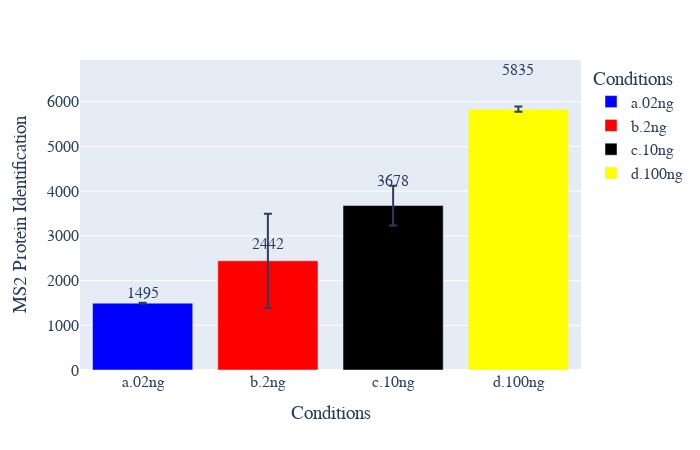

The notebook cell this image was saved under:
### Code cell
#ID plot(protein and peptides)
plot_options={
            "mean label": "True",
            "error bar": "stdev",
            "X Title": "Conditions",
            "Y Title": "MS2 Protein Identification",
            "color": ["blue", "red", "black", "yellow", "green", "purple",
                      "orange", "brown", "pink", "gray", "olive", "cyan"],
            "width": 700,
            "height": 450,
            "font": dict(size=16, family="Arial black"),
            "ID mode": "MS2",
            "help for information only": \
            "Mean label options: True or False." \
            "error bar options: stdev or ci95." \
            "color: the first few colors will be used"
            "ID mode options: total, MS2, stacked." \
        }
plot_options["plot_type"] = "1" # 1 is protein, 2 is peptide
figure ,_ ,_ =ID_plots(data_obj, plot_options, saved_settings,username="LL1110_RAW_protein")
figure.show()
#figure.write_image("images/test.svg")

### Figure 1 — Plotly figure (JSON) as saved in the notebook; plotly's stock layout.template omitted (floating-point values rounded to 4 significant figures)
{"data": [{"alignmentgroup": "True", "error_y": {"array": [8.544]}, "hovertemplate": "Conditions=%{x}<br>IDs=%{y}<extra></extra>", "legendgroup": "a.02ng", "marker": {"color": "blue", "pattern": {"shape": ""}}, "name": "a.02ng", "offsetgroup": "a.02ng", "orientation": "v", "showlegend": true, "textposition": "auto", "type": "bar", "x": ["a.02ng"], "xaxis": "x", "y": [1495], "yaxis": "y"}, {"alignmentgroup": "True", "error_y": {"array": [1053.0]}, "hovertemplate": "Conditions=%{x}<br>IDs=%{y}<extra></extra>", "legendgroup": "b.2ng", "marker": {"color": "red", "pattern": {"shape": ""}}, "name": "b.2ng", "offsetgroup": "b.2ng", "orientation": "v", "showlegend": true, "textposition": "auto", "type": "bar", "x": ["b.2ng"], "xaxis": "x", "y": [2442.0], "yaxis": "y"}, {"alignmentgroup": "True", "error_y": {"array": [443.7]}, "hovertemplate": "Conditions=%{x}<br>IDs=%{y}<extra></extra>", "legendgroup": "c.10ng", "marker": {"color": "black", "pattern": {"shape": ""}}, "name": "c.10ng", "offsetgroup": "c.10ng", "orientation": "v", "showlegend": true, "textposition": "auto", "type": "bar", "x": ["c.10ng"], "xaxis": "x", "y": [3678.0], "yaxis": "y"}, {"alignmentgroup": "True", "error_y": {"array": [56.63]}, "hovertemplate": "Conditions=%{x}<br>IDs=%{y}<extra></extra>", "legendgroup": "d.100ng", "marker": {"color": "yellow", "pattern": {"shape": ""}}, "name": "d.100ng", "offsetgroup": "d.100ng", "orientation": "v", "showlegend": true, "textposition": "auto", "type": "bar", "x": ["d.100ng"], "xaxis": "x", "y": [5835], "yaxis": "y"}], "layout": {"annotations": [{"showarrow": false, "text": "1495", "x": "a.02ng", "y": 1719.0}, {"showarrow": false, "text": "2442", "x": "b.2ng", "y": 2808.0}, {"showarrow": false, "text": "3678", "x": "c.10ng", "y": 4230.0}, {"showarrow": false, "text": "5835", "x": "d.100ng", "y": 6710.0}], "barmode": "relative", "font": {"family": "Arial black", "size": 16}, "height": 450, "legend": {"title": {"text": "Conditions"}, "tracegroupgap": 0}, "margin": {"t": 60}, "width": 700, "xaxis": {"anchor": "y", "categoryarray": ["a.02ng", "b.2ng", "c.10ng", "d.100ng"], "categoryorder": "array", "domain": [0, 1], "title": {"text": "Conditions"}}, "yaxis": {"anchor": "x", "domain": [0, 1], "title": {"text": "MS2 Protein Identification"}}}}
